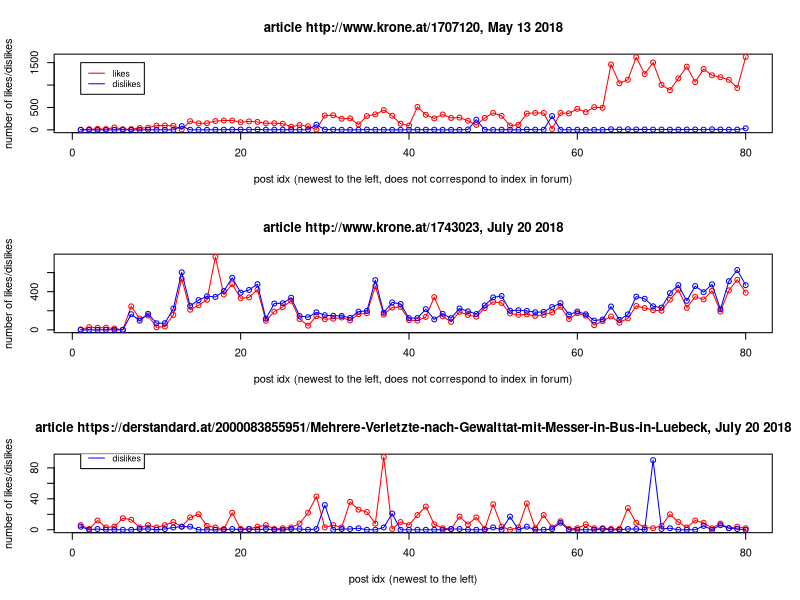
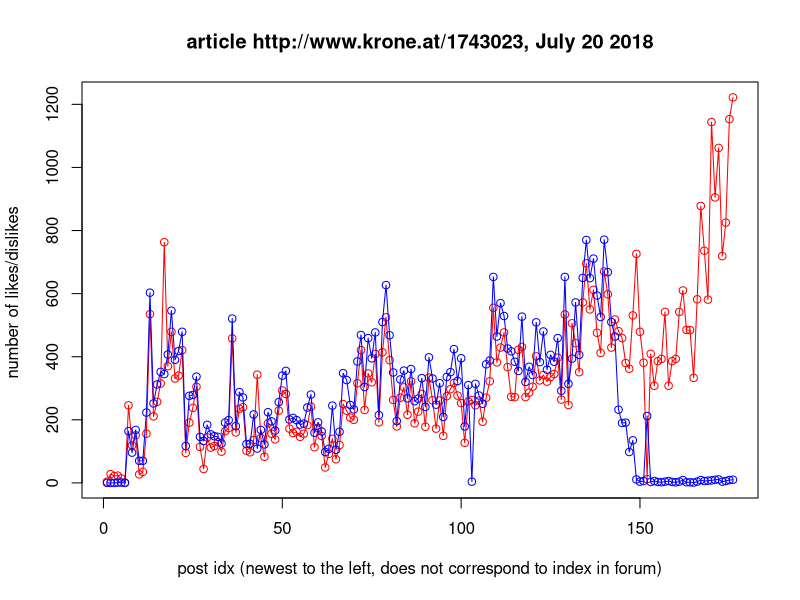

These charts were generated, in order, by the following R code:
setwd("SET YOUR WORKING DIRECTORY HERE")

#read in the data
juldata <- read.csv("krone_likes_dislikes_Jul_20_2018.csv", skip=2 )
maydata <- read.csv("krone_likes_dislikes_May_13_2018.csv", skip=2 )
stddata <- read.csv("standard_likes_dislikes_Jul_20_2018.csv", skip=2 )

#create plots for likes and dislikes

par(mfrow=c(3,1))
#plot 1
plot(maydata$pos[1:80], col="red", type="l", main="article http://www.krone.at/1707120, May 13 2018",
                  xlab="post idx (newest to the left, does not correspond to index in forum)",ylab="number of likes/dislikes")
points(maydata$pos[1:80], col="red")
lines(maydata$neg[1:80], col="blue")
points(maydata$neg[1:80], col="blue")
legend(1,1500,legend=c("likes","dislikes"),col=c("red","blue"),lty=1:1,cex=0.8)

#plot 2
plot(juldata$pos[1:80], col="red", type="l", main="article http://www.krone.at/1743023, July 20 2018",
     xlab="post idx (newest to the left, does not correspond to index in forum)",ylab="number of likes/dislikes")
points(juldata$pos[1:80], col="red")
lines(juldata$neg[1:80], col="blue")
points(juldata$neg[1:80], col="blue")
legend(1,1200,legend=c("likes","dislikes"),col=c("red","blue"),lty=1:1,cex=0.8)

#plot 3
plot(stddata$pos[1:80], col="red", type="l", main="article https://derstandard.at/2000083855951/Mehrere-Verletzte-nach-Gewalttat-mit-Messer-in-Bus-in-Luebeck, July 20 2018",
     xlab="post idx (newest to the left)",ylab="number of likes/dislikes")
points(stddata$pos[1:80], col="red")
lines(stddata$neg[1:80], col="blue")
points(stddata$neg[1:80], col="blue")
legend(1,120,legend=c("likes","dislikes"),col=c("red","blue"),lty=1:1,cex=0.8)


par(mfrow=c(1,1))

#plot 4
plot(juldata$pos, col="red", type="l", main="article http://www.krone.at/1743023, July 20 2018",
     xlab="post idx (newest to the left, does not correspond to index in forum)",ylab="number of likes/dislikes ")
points(juldata$pos, col="red")
lines(juldata$neg, col="blue")
points(juldata$neg, col="blue")
legend(1,1500,legend=c("likes","dislikes"),col=c("red","blue"),lty=1:1,cex=0.8)


#compute correlations
stdcor <- cor(stddata$pos,stddata$neg,method="pearson")
# 0.00345416

maycor <- cor(maydata$pos,maydata$neg,method="pearson")
# -0.1010401

julcor <- cor(juldata$pos[20:140],juldata$neg[20:140],method="pearson")
# 0.9420094